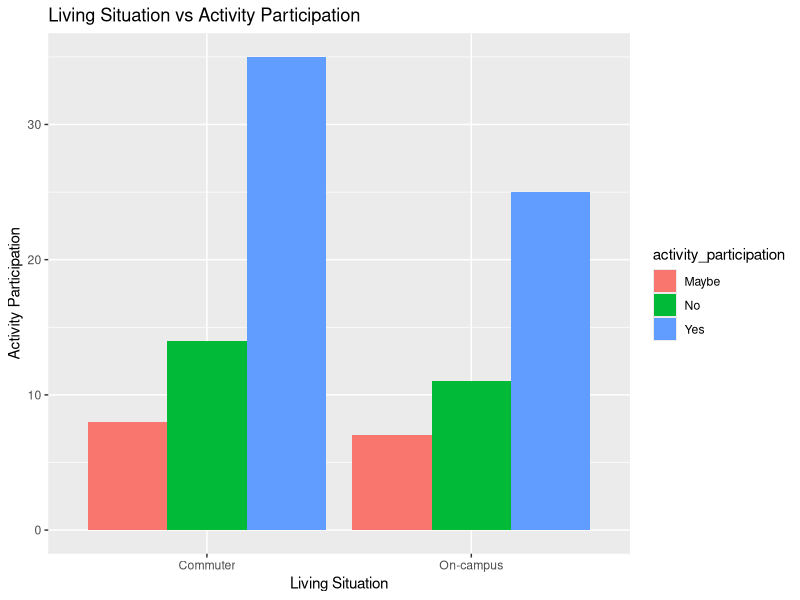
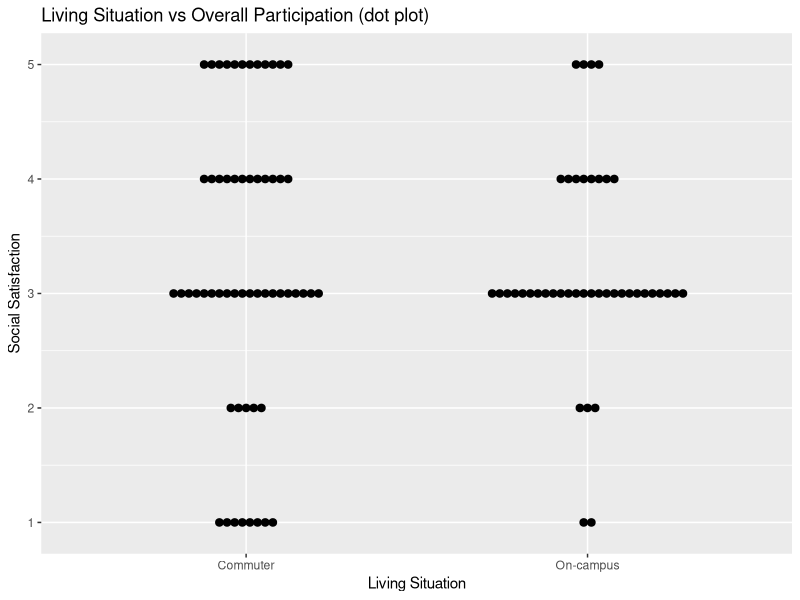
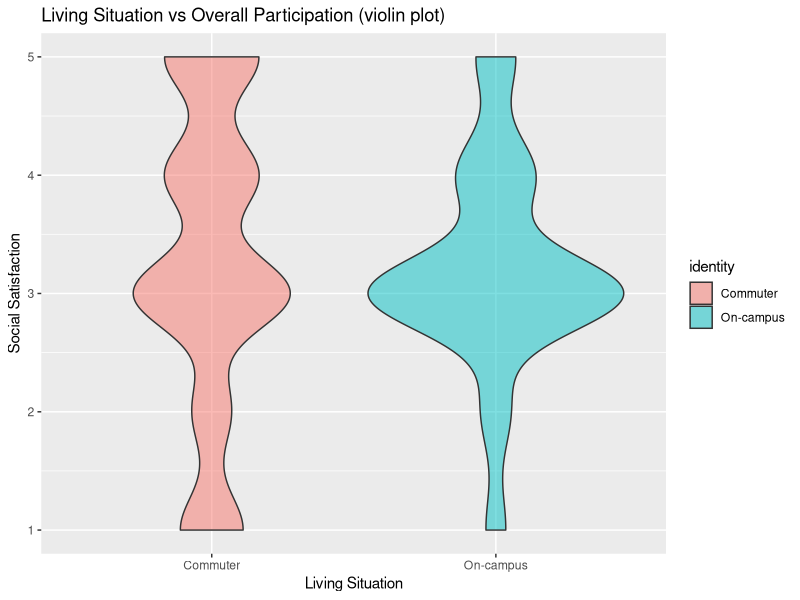
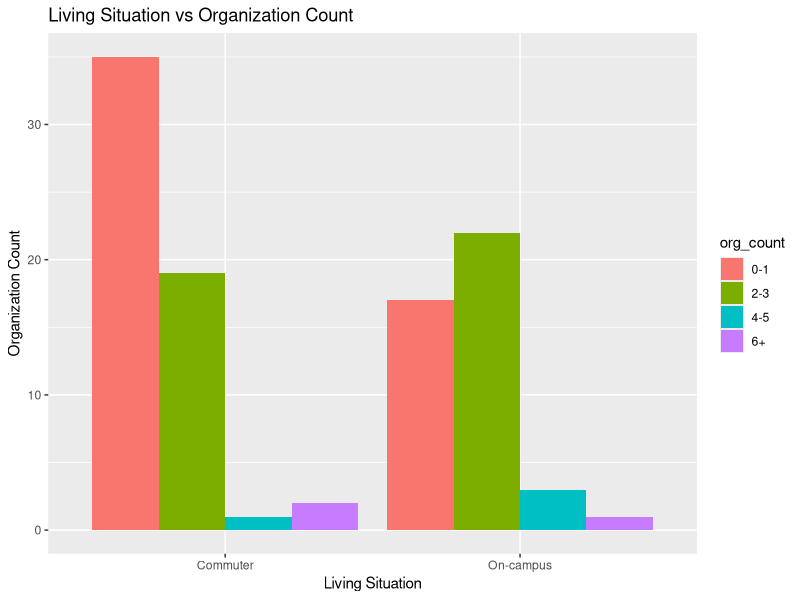
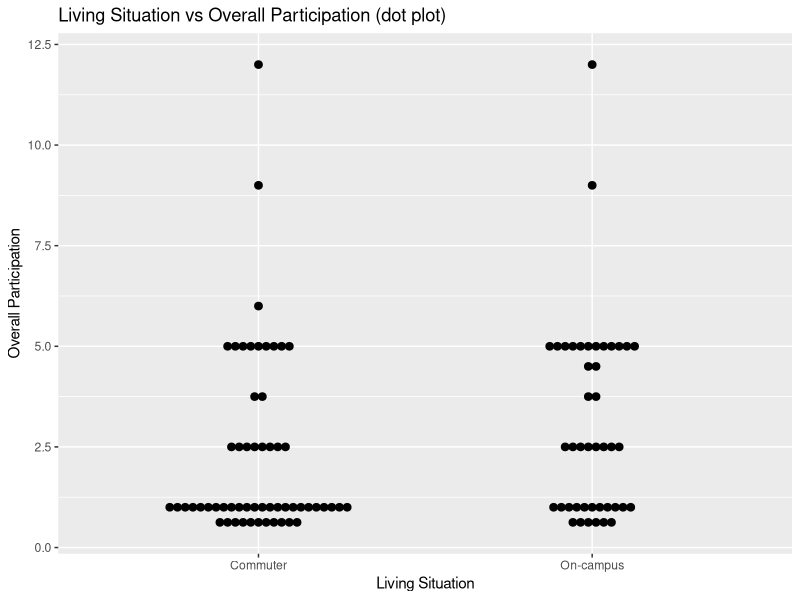
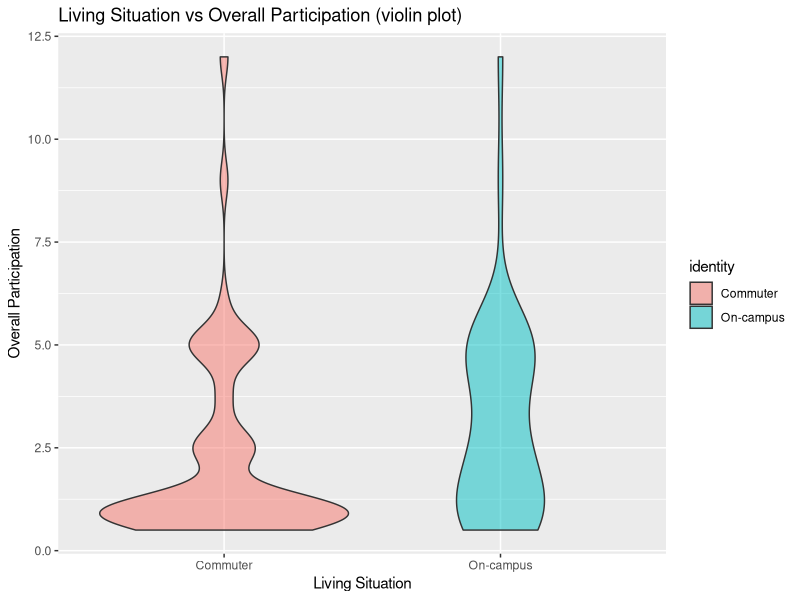

These charts were generated, in order, by the following R code:
## ---- chunk 1
knitr::opts_chunk$set(echo = TRUE)
## ---- chunk 2
# uncomment the 2 lines below and run ONCE

install.packages("ggplot2")
install.packages("tidyverse")

# great package for visualizations
library(ggplot2)
# great package for data manipulation
library(tidyverse)
## ---- chunk 3
# imports the dataset into variable "df"
# update the path to match path of your local file

df_uncleaned <- read.csv("ACM Data Science Survey (Responses) - Form Responses 1.csv")
colnames(df_uncleaned) <- c("time_stamp", "identity", "distance", "transportation", 
                  "parking_satisfication", "activity_participation", "org_count", 
                  "social_satisfication", "sleep_amount", "meals_count")
## ---- chunk 4
# check how many data has empty string/NA
sum(df_uncleaned == "", na.rm = TRUE)
# convert "" into NA
df_uncleaned[df_uncleaned == ""] <- NA
# check again
sum(df_uncleaned == "", na.rm = TRUE)
sum(is.na(df_uncleaned))  # answer: 4

# delete the rows that has NA included
df <- na.omit(df_uncleaned)

# check again, should be 0 for both NA and ""
sum (is.na(df)) 
sum(df == "", na.rm = TRUE)

df
## ---- chunk 5
# 1. identity vs activity_participation, 2 categorical -> bar graph
ggplot(data = df, aes(x=identity, fill=activity_participation)) + 
  geom_bar(position="dodge") +  # Use "stack" for stacked bars
  labs(title="Living Situation vs Activity Participation", x="Living Situation", y="Activity Participation")

## ---- chunk 6
# 2. identity vs social_satisfication, 1 numerical 1 categorical -> bot plot/violin plot
ggplot(df, aes(x=identity, y=social_satisfication)) +
  geom_dotplot(binaxis="y", stackdir="center", dotsize=0.5) +
  labs(title="Living Situation vs Overall Participation (dot plot)", x="Living Situation", y="Social Satisfaction")

ggplot(df, aes(x=identity, y=social_satisfication, fill=identity)) +
  geom_violin(alpha=0.5) +
  labs(title="Living Situation vs Overall Participation (violin plot)", x="Living Situation", y="Social Satisfaction")

## ---- chunk 7
# 3. identity vs org_count, 2 categorical -> bar graph
ggplot(data = df, aes(x=identity, fill=org_count)) + 
  geom_bar(position="dodge") + 
  labs(title="Living Situation vs Organization Count", x="Living Situation", y="Organization Count")
## ---- chunk 8
# 4. overall_participation: activity_participation * org_count(chr), 1 numerical 1 categorical -> bot plot/violin plot
# convert the activity_participation into numeric variable: yes = 2, no = 1, maybe = 1.5
# convert the org_count into numeric variable: average of the interval

activity_vector <- ifelse(df$activity_participation == "Yes", 2, 
                          ifelse(df$activity_participation == "No", 1, 
                          1.5))

org_count_numeric <- ifelse(df$org_count == "0-1", 0.5, 
                            ifelse(df$org_count == "2-3", 2.5, 
                                   ifelse(df$org_count == "4-5", 4.5, 
                                          6)))

overall_participation <- activity_vector * org_count_numeric

ggplot(df, aes(x=identity, y=overall_participation)) +
  geom_dotplot(binaxis="y", stackdir="center", dotsize=0.5) +
  labs(title="Living Situation vs Overall Participation (dot plot)", x="Living Situation", y="Overall Participation")

ggplot(df, aes(x=identity, y=overall_participation, fill=identity)) +
  geom_violin(alpha=0.5) +
  labs(title="Living Situation vs Overall Participation (violin plot)", x="Living Situation", y="Overall Participation")


